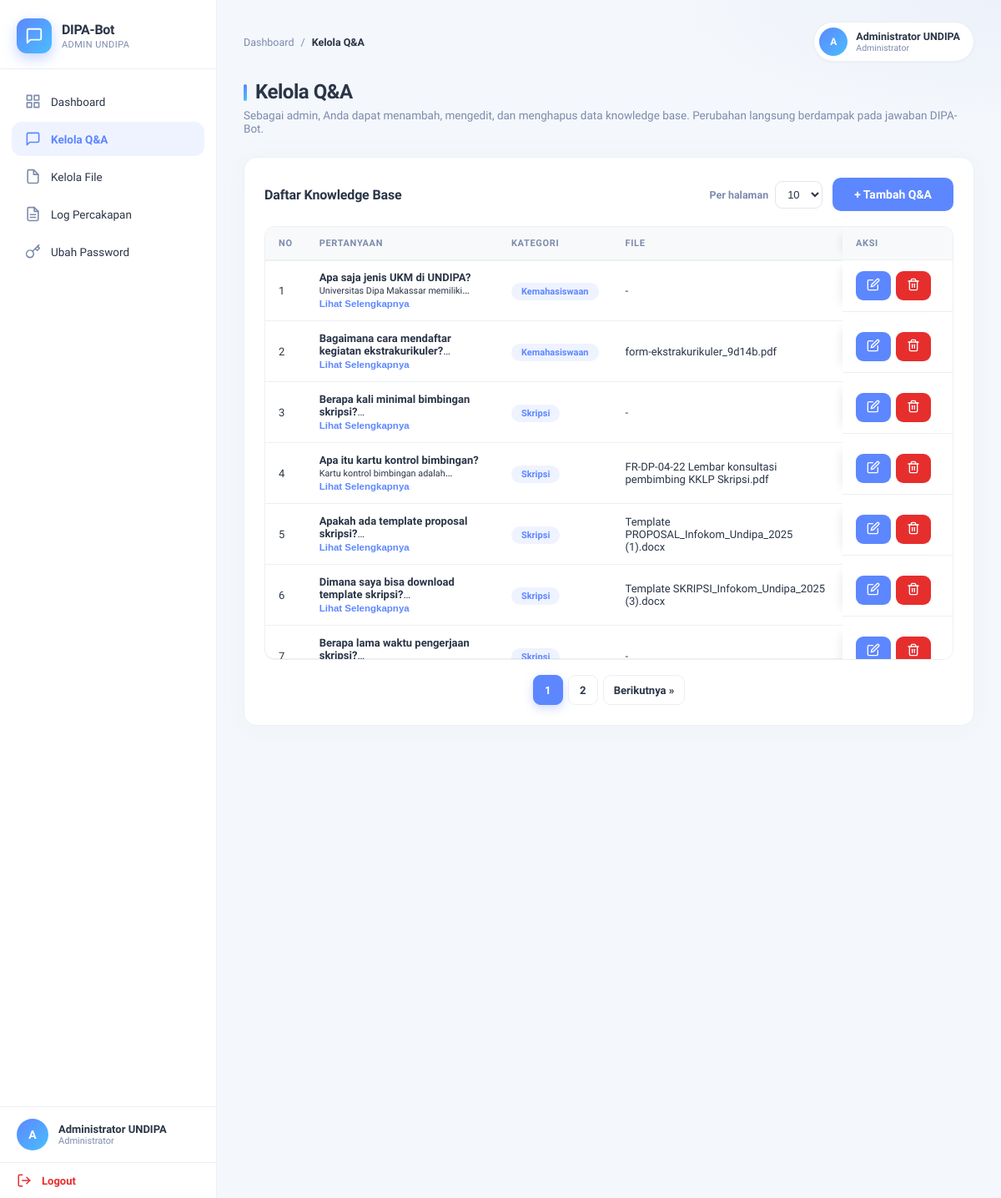
/admin/qa_manage.php (signed in), run on an earlier commit of the app's database.
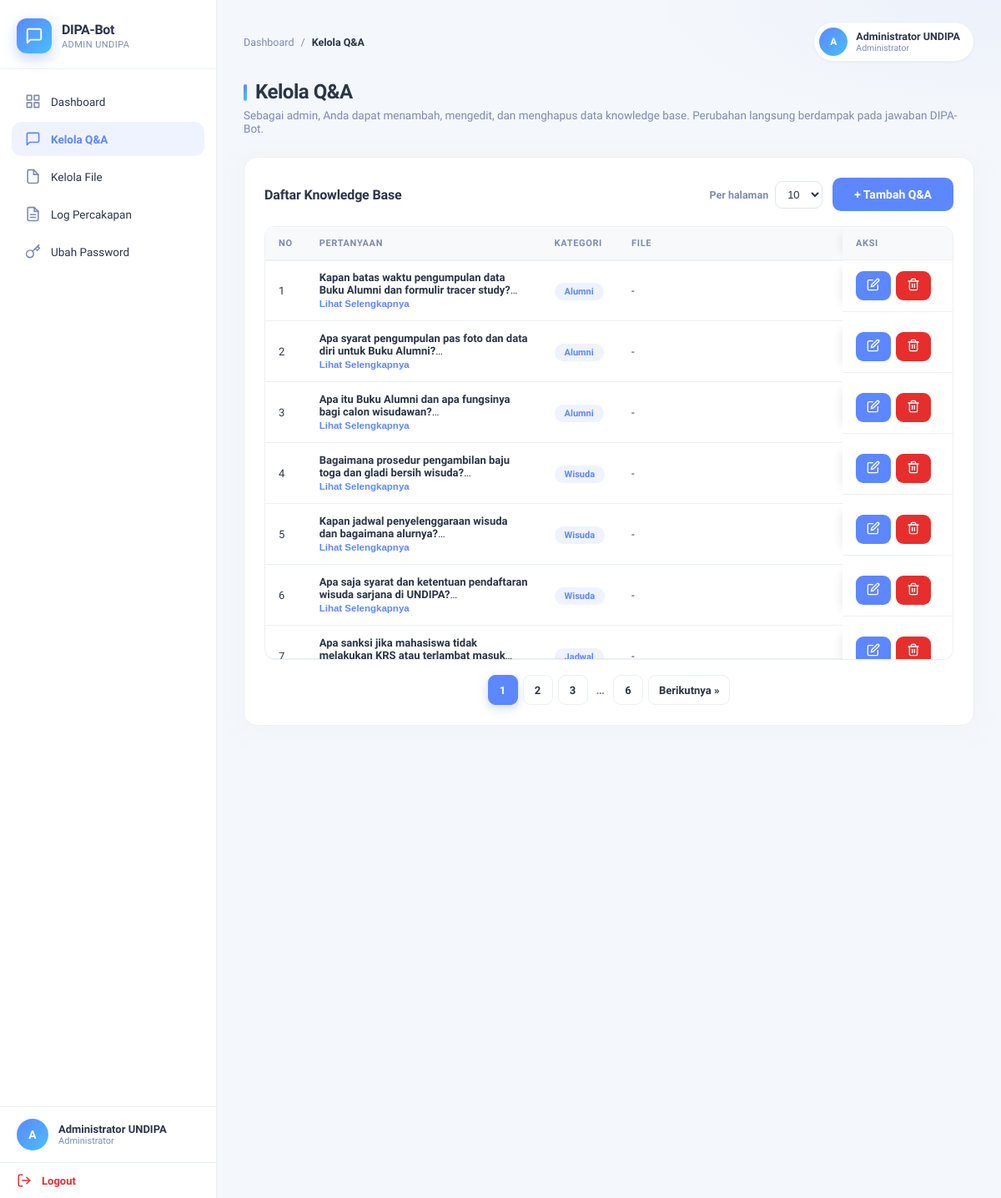
And on a later commit of the database.
### tables this page shows
CREATE TABLE tb_pengetahuan (
    id_pengetahuan INT PRIMARY KEY AUTO_INCREMENT,
    pertanyaan TEXT NOT NULL,
    jawaban TEXT NOT NULL,
    file_lampiran VARCHAR(255) DEFAULT NULL,
    kategori VARCHAR(50) DEFAULT 'Umum',
    created_at TIMESTAMP DEFAULT CURRENT_TIMESTAMP,
    updated_at TIMESTAMP DEFAULT CURRENT_TIMESTAMP ON UPDATE CURRENT_TIMESTAMP
);

### admin/qa_manage.php (the view, shortened to what the changed rows need)
<?php
$db = Database::getInstance()->getConnection();
$perPage = isset($_GET['per']) ? (int)$_GET['per'] : 10;
$perPage = in_array($perPage, [10, 25, 50], true) ? $perPage : 10;
$page = isset($_GET['page']) ? max(1, (int)$_GET['page']) : 1;
$totalPages = 1;
$dataQA = [];
try {
    $totalQA = (int)$db->query("SELECT COUNT(*) FROM tb_pengetahuan")->fetchColumn();
    $totalPages = max(1, (int)ceil($totalQA / $perPage));
    $page = min($page, $totalPages);
    $offset = ($page - 1) * $perPage;
    $stmt = $db->prepare("SELECT id_pengetahuan, pertanyaan, jawaban, kategori, file_lampiran, created_at
                          FROM tb_pengetahuan
                          ORDER BY id_pengetahuan DESC
                          LIMIT ? OFFSET ?");
    $stmt->bindValue(1, $perPage, PDO::PARAM_INT);
    $stmt->bindValue(2, $offset, PDO::PARAM_INT);
    $stmt->execute();
    $dataQA = $stmt->fetchAll(PDO::FETCH_ASSOC);
} catch (PDOException $e) {
    error_log('QA list error: ' . $e->getMessage());
    $pesan = 'Gagal memuat data Q&A.';
}
?>
<!DOCTYPE html>
<html lang="id">
<head>
    <link rel="stylesheet" href="../assets/css/admin.css?v=9">
</head>
<body>
<div class="admin-container">
    <aside class="sidebar">
        <div class="sidebar-brand">
            <div class="brand-text">
                <h2 class="sidebar-title">DIPA-Bot</h2>
            </div>
        </div>
    </aside>
    <main class="main-content">
        <div class="content-header">
            <h1 class="content-title">Kelola Q&A</h1>
        </div>
        <div class="card">
                <div class="card-header">
                    <h2 class="card-title">Daftar Knowledge Base</h2>
                </div>
                <div class="table-wrap">
                    <table class="data">
                        <thead>
                            <tr>
                                <th>No</th>
                                <th>Pertanyaan</th>
                                <th>Kategori</th>
                                <th>File</th>
                                <th class="sticky-col">Aksi</th>
                            </tr>
                        </thead>
                        <tbody>
                            <?php $no = 1; foreach ($dataQA as $row): ?>
                                <tr>
                                    <td><?php echo $no++; ?></td>
                                    <td>
                                        <div class="cell-main">
                                            <div class="cell-truncate">
                                                <strong><?php echo htmlspecialchars($row['pertanyaan'], ENT_QUOTES, 'UTF-8'); ?></strong>
                                                <br>
                                                <small style="color: var(--gray-light);"><?php echo htmlspecialchars(substr($row['jawaban'], 0, 160), ENT_QUOTES, 'UTF-8'); ?>...</small>
                                            </div>
                                            <button type="button" class="toggle-more">Lihat Selengkapnya</button>
                                        </div>
                                    </td>
                                    <td><span class="badge-kategori"><?php echo htmlspecialchars($row['kategori'], ENT_QUOTES, 'UTF-8'); ?></span></td>
                                    <td><?php echo !empty($row['file_lampiran']) ? htmlspecialchars($row['file_lampiran'], ENT_QUOTES, 'UTF-8') : '<span style="color:var(--gray-light)">-</span>'; ?></td>
                                    <td class="cell-actions sticky-col">
                                        <a href="qa_manage.php?edit=<?php echo (int)$row['id_pengetahuan']; ?>" class="btn btn-sm btn-blue" title="Edit"></a>
                                        <form method="POST" action="qa_manage.php" class="inline-form" onsubmit="return confirm('Yakin ingin menghapus data ini?');">
                                            <button type="submit" class="btn btn-sm btn-red" title="Hapus"></button>
                                        </form>
                                    </td>
                                </tr>
                            <?php endforeach; ?>
                    </tbody>
                </table>
                </div>
                <?php if ($totalPages > 1): ?>
                    <div class="pagination">
                        <?php
                        $start = max(1, $page - 2);
                        $end = min($totalPages, $page + 2);
                        for ($i = $start; $i <= $end; $i++) {
                            $cls = ($i === $page) ? 'page-link active' : 'page-link';
                            echo '<a class="' . $cls . '" href="qa_manage.php?per=' . $perPage . '&page=' . $i . '">' . $i . '</a>';
                        }
                        if ($end < $totalPages) {
                            if ($end < $totalPages - 1) {
                                echo '<span class="page-ellipsis">…</span>';
                            }
                            echo '<a class="page-link" href="qa_manage.php?per=' . $perPage . '&page=' . $totalPages . '">' . $totalPages . '</a>';
                        }
                        ?>
                        <?php if ($page < $totalPages): ?>
                            <a class="page-link" href="qa_manage.php?per=<?php echo $perPage; ?>&page=<?php echo $page + 1; ?>">Berikutnya &raquo;</a>
                        <?php endif; ?>
                    </div>
                <?php endif; ?>
            </div>
    </main>
</div>
</body>
</html>

What changed in the data, as far as the page shows it:
no longer on this page (row unchanged): tb_pengetahuan: pertanyaan "Apa saja jenis UKM di UNDIPA?", jawaban "Universitas Dipa Makassar…", kategori "Kemahasiswaan"
no longer on this page (row unchanged): tb_pengetahuan: pertanyaan "Bagaimana cara mendaftar kegiatan ekstrakurikuler?", kategori "Kemahasiswaan", file_lampiran "form-ekstrakurikuler_9d14b.pdf"
no longer on this page (row unchanged): tb_pengetahuan: pertanyaan "Berapa kali minimal bimbingan skripsi?", kategori "Skripsi"
no longer on this page (row unchanged): tb_pengetahuan: pertanyaan "Apa itu kartu kontrol bimbingan?", jawaban "Kartu kontrol bimbingan…", kategori "Skripsi", file_lampiran "FR-DP-04-22 Lembar konsultasi pembimbing KKLP Skripsi.pdf"
no longer on this page (row unchanged): tb_pengetahuan: pertanyaan "Apakah ada template proposal skripsi?", kategori "Skripsi", file_lampiran "Template PROPOSAL_Infokom_Undipa_2025 (1).docx"
no longer on this page (row unchanged): tb_pengetahuan: pertanyaan "Dimana saya bisa download template skripsi?", kategori "Skripsi", file_lampiran "Template SKRIPSI_Infokom_Undipa_2025 (3).docx"
no longer on this page (row unchanged): tb_pengetahuan: pertanyaan "Berapa lama waktu pengerjaan skripsi?", kategori "Skripsi"
added tb_pengetahuan: pertanyaan "Kapan batas waktu pengumpulan data Buku Alumni dan formulir tracer study?", kategori "Alumni"
added tb_pengetahuan: pertanyaan "Apa syarat pengumpulan pas foto dan data diri untuk Buku Alumni?", kategori "Alumni"
added tb_pengetahuan: pertanyaan "Apa itu Buku Alumni dan apa fungsinya bagi calon wisudawan?", kategori "Alumni"
added tb_pengetahuan: pertanyaan "Bagaimana prosedur pengambilan baju toga dan gladi bersih wisuda?", kategori "Wisuda"
added tb_pengetahuan: pertanyaan "Kapan jadwal penyelenggaraan wisuda dan bagaimana alurnya?", kategori "Wisuda"
added tb_pengetahuan: pertanyaan "Apa saja syarat dan ketentuan pendaftaran wisuda sarjana di UNDIPA?", kategori "Wisuda"
added tb_pengetahuan: pertanyaan "Apa sanksi jika mahasiswa tidak melakukan KRS atau terlambat…", kategori "Jadwal"
Also different on the page:
$totalPages: (not shown) → "6"
new list line: "3"
